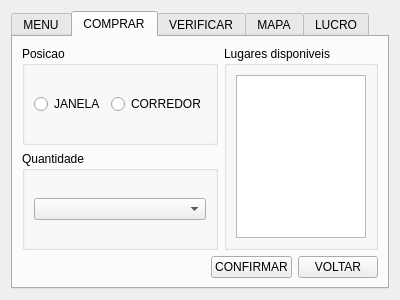
<?xml version="1.0" encoding="UTF-8"?>
<ui version="4.0">
 <class>fm</class>
 <widget class="QDialog" name="fm">
  <property name="geometry">
   <rect>
    <x>0</x>
    <y>0</y>
    <width>400</width>
    <height>300</height>
   </rect>
  </property>
  <property name="windowTitle">
   <string>Dialog</string>
  </property>
  <layout class="QVBoxLayout" name="verticalLayout">
   <item>
    <widget class="QTabWidget" name="tabWidget">
     <property name="currentIndex">
      <number>1</number>
     </property>
     <widget class="QWidget" name="tab">
      <attribute name="title">
       <string>MENU</string>
      </attribute>
      <layout class="QVBoxLayout" name="verticalLayout_8">
       <item>
        <layout class="QVBoxLayout" name="verticalLayout_2">
         <item>
          <widget class="QPushButton" name="comprarBTN">
           <property name="text">
            <string>COMPRAR</string>
           </property>
          </widget>
         </item>
         <item>
          <widget class="QPushButton" name="verificarBTN">
           <property name="text">
            <string>VERIFICAR ASSENTOS</string>
           </property>
          </widget>
         </item>
         <item>
          <widget class="QPushButton" name="trajetoBTN">
           <property name="text">
            <string>TRAJETO</string>
           </property>
          </widget>
         </item>
         <item>
          <widget class="QPushButton" name="lucroBTN">
           <property name="text">
            <string>LUCRO</string>
           </property>
          </widget>
         </item>
         <item>
          <widget class="QPushButton" name="sairBTN">
           <property name="text">
            <string>SAIR</string>
           </property>
          </widget>
         </item>
        </layout>
       </item>
      </layout>
     </widget>
     <widget class="QWidget" name="tab_2">
      <attribute name="title">
       <string>COMPRAR</string>
      </attribute>
      <layout class="QVBoxLayout" name="verticalLayout_7">
       <item>
        <layout class="QHBoxLayout" name="horizontalLayout">
         <item>
          <layout class="QVBoxLayout" name="verticalLayout_6">
           <item>
            <widget class="QGroupBox" name="groupBox_2">
             <property name="title">
              <string>Posicao</string>
             </property>
             <layout class="QVBoxLayout" name="verticalLayout_4">
              <item>
               <layout class="QHBoxLayout" name="horizontalLayout_2">
                <item>
                 <widget class="QRadioButton" name="radioButton">
                  <property name="text">
                   <string>JANELA</string>
                  </property>
                 </widget>
                </item>
                <item>
                 <widget class="QRadioButton" name="radioButton_2">
                  <property name="text">
                   <string>CORREDOR</string>
                  </property>
                 </widget>
                </item>
               </layout>
              </item>
             </layout>
            </widget>
           </item>
           <item>
            <widget class="QGroupBox" name="groupBox_3">
             <property name="title">
              <string>Quantidade</string>
             </property>
             <layout class="QVBoxLayout" name="verticalLayout_5">
              <item>
               <widget class="QComboBox" name="comboBox"/>
              </item>
             </layout>
            </widget>
           </item>
          </layout>
         </item>
         <item>
          <widget class="QGroupBox" name="groupBox">
           <property name="title">
            <string>Lugares disponiveis</string>
           </property>
           <layout class="QVBoxLayout" name="verticalLayout_3">
            <item>
             <widget class="QListWidget" name="listWidget"/>
            </item>
           </layout>
          </widget>
         </item>
        </layout>
       </item>
       <item>
        <layout class="QHBoxLayout" name="horizontalLayout_3">
         <item>
          <spacer name="horizontalSpacer">
           <property name="orientation">
            <enum>Qt::Horizontal</enum>
           </property>
           <property name="sizeHint" stdset="0">
            <size>
             <width>40</width>
             <height>20</height>
            </size>
           </property>
          </spacer>
         </item>
         <item>
          <widget class="QPushButton" name="pushButton_6">
           <property name="text">
            <string>CONFIRMAR</string>
           </property>
          </widget>
         </item>
         <item>
          <widget class="QPushButton" name="pushButton_5">
           <property name="text">
            <string>VOLTAR</string>
           </property>
          </widget>
         </item>
        </layout>
       </item>
      </layout>
     </widget>
     <widget class="QWidget" name="tab_3">
      <attribute name="title">
       <string>VERIFICAR</string>
      </attribute>
     </widget>
     <widget class="QWidget" name="tab_4">
      <attribute name="title">
       <string>MAPA</string>
      </attribute>
     </widget>
     <widget class="QWidget" name="tab_5">
      <attribute name="title">
       <string>LUCRO</string>
      </attribute>
     </widget>
    </widget>
   </item>
  </layout>
 </widget>
 <resources/>
 <connections/>
</ui>
